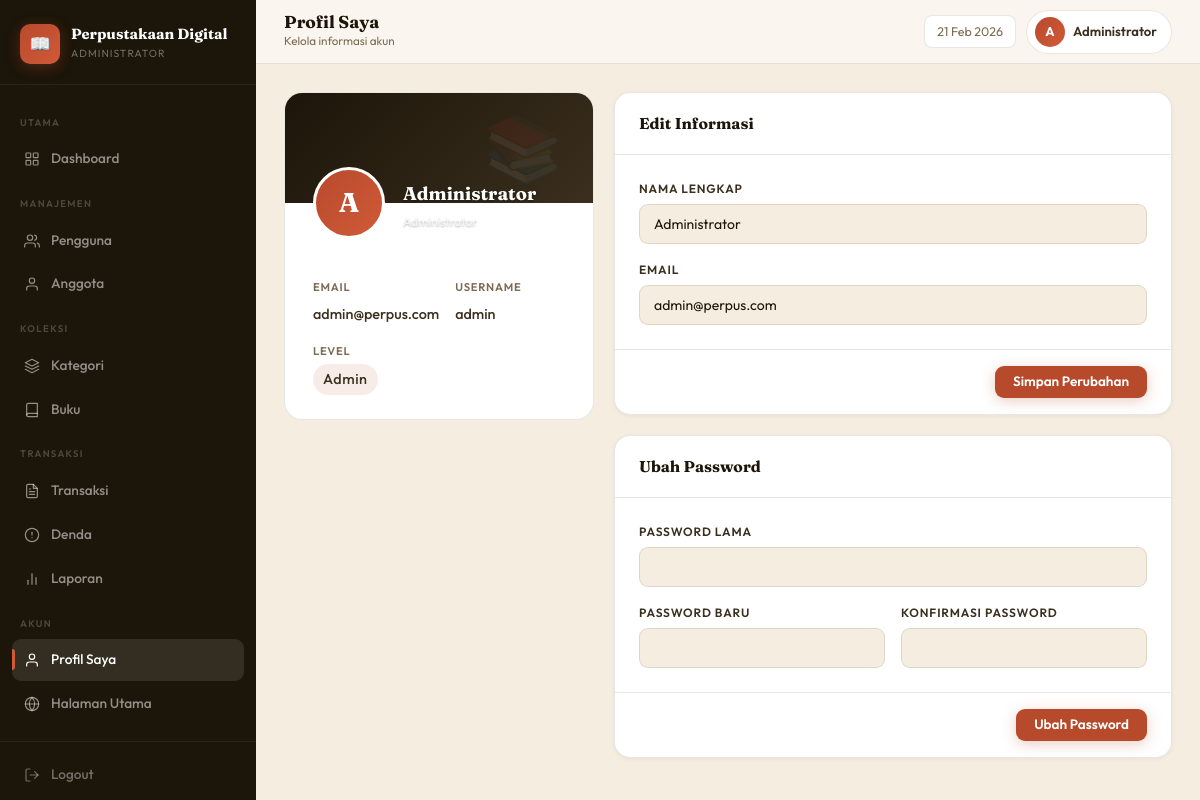
The page /admin/profil.php (signed in) on the database its author committed.
### tables this page shows
CREATE TABLE `pengguna` (
  `id_pengguna` int(11) NOT NULL AUTO_INCREMENT,
  `username`    varchar(50)  NOT NULL,
  `password`    varchar(255) NOT NULL,
  `nama_pengguna` varchar(100) NOT NULL,
  `email`       varchar(100) DEFAULT NULL,
  `level`       enum('admin','petugas') NOT NULL DEFAULT 'petugas',
  `foto`        varchar(255) DEFAULT NULL,
  `created_at`  datetime DEFAULT CURRENT_TIMESTAMP,
  PRIMARY KEY (`id_pengguna`),
  UNIQUE KEY `username` (`username`)
);

### includes/session.php (called while the page is built, shortened)
<?php
function getPenggunaId()    { initSession(); return $_SESSION['pengguna_id']    ?? null; }

### admin/profil.php (the view, shortened to what this page needs)
<?php
require_once '../includes/session.php';
$conn = getConnection();
$user = $conn->query("SELECT * FROM pengguna WHERE id_pengguna=".getPenggunaId())->fetch_assoc();
?>
<!DOCTYPE html>
<html lang="id">
<head>
<link rel="stylesheet" href="../assets/css/style.css">
</head>
<body>
<div class="app-wrap">
  <?php include 'includes/nav.php'; ?>
  <div class="main-area">
    <?php include 'includes/header.php'; ?>
    <main class="content">
      <div style="display:grid;grid-template-columns:1fr 1.8fr;gap:20px;align-items:start">
        <div class="profile-card">
          <div class="profile-banner"></div>
          <div class="profile-avatar-wrap">
            <div class="profile-avatar" style="background:linear-gradient(135deg,var(--rust),var(--rust2))">
              <?= strtoupper(substr($user['nama_pengguna'],0,1)) ?>
            </div>
            <div class="profile-info">
              <div class="profile-name"><?= htmlspecialchars($user['nama_pengguna']) ?></div>
              <div class="profile-role">Administrator</div>
            </div>
          </div>
          <div class="profile-body">
            <div class="profile-fields">
              <div class="profile-field">
                <label>Email</label>
                <span><?= htmlspecialchars($user['email'] ?? '—') ?></span>
              </div>
              <div class="profile-field">
                <label>Username</label>
                <span><?= htmlspecialchars($user['username']) ?></span>
              </div>
              <div class="profile-field">
                <label>Level</label>
                <span><span class="badge badge-rust">Admin</span></span>
              </div>
            </div>
          </div>
        </div>
        <div style="display:flex;flex-direction:column;gap:20px">
          <div class="card">
            <div class="card-header">
              <div class="card-title">Edit Informasi</div>
            </div>
            <form method="POST">
              <div class="card-body">
                <div class="form-grid">
                  <div class="form-group form-full">
                    <label class="form-label">Nama Lengkap</label>
                    <input name="nama_pengguna" class="form-control" value="<?= htmlspecialchars($user['nama_pengguna']) ?>">
                  </div>
                  <div class="form-group form-full">
                    <label class="form-label">Email</label>
                    <input name="email" type="email" class="form-control" value="<?= htmlspecialchars($user['email'] ?? '') ?>">
                  </div>
                </div>
              </div>
              <div style="padding:16px 24px;border-top:1px solid var(--border);display:flex;justify-content:flex-end">
                <button name="update" class="btn btn-primary">Simpan Perubahan</button>
              </div>
            </form>
          </div>
          <div class="card">
            <div class="card-header">
              <div class="card-title">Ubah Password</div>
            </div>
            <form method="POST">
              <div class="card-body">
                <div class="form-grid">
                  <div class="form-group form-full">
                    <label class="form-label">Password Lama</label>
                    <input name="old_password" type="password" class="form-control" required>
                  </div>
                  <div class="form-group">
                    <label class="form-label">Password Baru</label>
                    <input name="new_password" type="password" class="form-control" required>
                  </div>
                  <div class="form-group">
                    <label class="form-label">Konfirmasi Password</label>
                    <input name="confirm_password" type="password" class="form-control" required>
                  </div>
                </div>
              </div>
              <div style="padding:16px 24px;border-top:1px solid var(--border);display:flex;justify-content:flex-end">
                <button name="change_pass" class="btn btn-primary">Ubah Password</button>
              </div>
            </form>
          </div>
        </div>
      </div>
    </main>
  </div>
</div>
</body>
</html>

### assets/css/style.css (style rules this page uses)
:root { --bg: #f4ede0; --bg2: #ede4d2; --paper: #faf6ef; --white: #ffffff; --ink: #1c1509; --ink2: #3b2f1e; --muted: #7c6b52; --border: rgba(80,55,25,.12); --border2: rgba(80,55,25,.06); --rust: #b84a2c; --rust2: #d05a38; --gold: #c48a20; --sage: #496640; --navy: #2c4f7c; --sidebar-w: 256px; --sh0: 0 1px 4px rgba(28,21,9,.06); --sh1: 0 1px 12px rgba(28,21,9,.07); --sh2: 0 6px 32px rgba(28,21,9,.13); --sh3: 0 16px 60px rgba(28,21,9,.18); }
*,*::before,*::after { margin:0; padding:0; box-sizing:border-box; }
html { font-size:16px; scroll-behavior:smooth; }
body { font-family:'Outfit',sans-serif; background:var(--bg); color:var(--ink); line-height:1.6; min-height:100vh; }
button { cursor:pointer; font-family:inherit; }
input,select,textarea { font-family:inherit; }
.app-wrap { display:flex; min-height:100vh; }
.main-area { margin-left:var(--sidebar-w); flex:1; display:flex; flex-direction:column; min-width:0; }
.content { padding:28px; flex:1; }
.card { background:var(--white); border:1px solid var(--border); border-radius:16px; box-shadow:var(--sh0); overflow:hidden; transition:box-shadow .25s, transform .25s; }
.card-header { padding:18px 24px; border-bottom:1px solid var(--border); display:flex; align-items:center; justify-content:space-between; gap:12px; }
.card-title { font-family:'Fraunces',serif; font-size:.98rem; font-weight:700; color:var(--ink); display:flex; align-items:center; gap:8px; }
.card-body { padding:24px; }
.badge { display:inline-flex; align-items:center; gap:5px; padding:4px 10px; border-radius:20px; font-size:.68rem; font-weight:600; letter-spacing:.04em; white-space:nowrap; }
.badge-rust { background:rgba(184,74,44,.1); color:var(--rust); }
.btn { display:inline-flex; align-items:center; gap:7px; padding:9px 18px; border-radius:9px; font-size:.845rem; font-weight:600; border:none; transition:all .22s; line-height:1; white-space:nowrap; text-decoration:none; }
.btn-primary { background:var(--rust); color:#fff; box-shadow:0 3px 14px rgba(184,74,44,.28); }
.form-grid { display:grid; grid-template-columns:1fr 1fr; gap:16px; }
.form-full { grid-column:1/-1; }
.form-group { display:flex; flex-direction:column; gap:6px; }
.form-label { font-size:.75rem; font-weight:600; color:var(--ink2); text-transform:uppercase; letter-spacing:.07em; }
.form-control { width:100%; padding:10px 14px; border:1.5px solid var(--border); border-radius:9px; background:var(--bg); color:var(--ink); font-size:.875rem; transition:all .2s; }
.profile-card { background:var(--white); border:1px solid var(--border); border-radius:18px; overflow:hidden; }
.profile-banner { height:110px; background:linear-gradient(135deg,var(--ink) 0%,#3b2f1e 100%); position:relative; }
.profile-banner::after { content:'📚'; position:absolute; right:30px; top:50%; transform:translateY(-50%); font-size:4rem; opacity:.07; }
.profile-avatar-wrap { padding:0 28px; margin-top:-36px; position:relative; z-index:2; display:flex; align-items:flex-end; gap:18px; }
.profile-avatar { width:72px; height:72px; border-radius:50%; border:3px solid var(--white); display:flex; align-items:center; justify-content:center; font-size:1.7rem; font-weight:700; color:#fff; flex-shrink:0; font-family:'Fraunces',serif; }
.profile-info { padding-bottom:8px; }
.profile-name { font-family:'Fraunces',serif; font-size:1.15rem; font-weight:700; color:#fff; margin-bottom:3px; text-shadow:0 1px 3px rgba(0,0,0,.4); }
.profile-role { font-size:.75rem; color:rgba(255,255,255,.75); text-shadow:0 1px 2px rgba(0,0,0,.3); }
.profile-body { padding:24px 28px; }
.profile-fields { display:grid; grid-template-columns:1fr 1fr; gap:16px; margin-top:16px; }
.profile-field label { font-size:.7rem; font-weight:600; text-transform:uppercase; letter-spacing:.07em; color:var(--muted); display:block; margin-bottom:4px; }
.profile-field span { font-size:.9rem; color:var(--ink2); font-weight:500; }

### rows shown on the page
pengguna: nama_pengguna "A", nama_pengguna "Administrator", email "admin@perpus.com", username "admin"

### other values the page prints
$page_title "Profil Saya"
$page_sub "Kelola informasi akun"
substr(getPenggunaName(),0,1) "A"
getPenggunaName() "Administrator"
